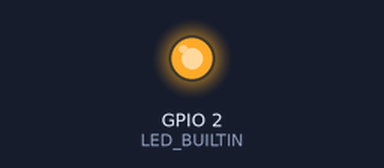
A program run on a simulated ESP32. Parts: output pins drawn as LEDs (lit = HIGH). WiFi joins after 1.5 s; servers stay silent unless stated; uploads are accepted with an empty reply; what the program prints to the serial monitor is not drawn.

Above: at 0.1 s.
Timing chart, 0 to 1.6 s (numbered marks = the images above):
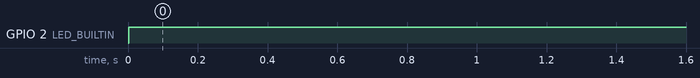

The program:

main.cpp
```cpp
#include <Arduino.h>
#include <WiFi.h>
#include <HTTPClient.h>
#include <ArduinoJson.h>

#define WIFI_SSID "Ezra_iPhone"
#define WIFI_PASSWORD "12345678"
#define SERVER_IP "54.82.44.87"
#define HTTP_PORT "3001"

const char *serverUrl = "http://54.82.44.87:3001/beacon";
const char *triangulationUrl = "http://54.82.44.87:3001/api/flag";

const size_t bufferSize = JSON_OBJECT_SIZE(6);
const unsigned long pollingInterval = 100;

void setup()
{
  // Wifi connection:
  Serial.begin(9600);
  pinMode(LED_BUILTIN, OUTPUT);
  WiFi.begin(WIFI_SSID, WIFI_PASSWORD);
  Serial.println("starting");
}

// Keeping state variable
bool isConnected = false;

void loop()
{
  // Parse values
  StaticJsonDocument<bufferSize> jsonDoc;
  jsonDoc["distance1"] = 3.5;
  jsonDoc["distance2"] = -2;
  jsonDoc["distance3"] = 8;
  jsonDoc["rotation1"] = 1;
  jsonDoc["rotation2"] = 3;
  jsonDoc["rotation3"] = 7;

  // Connection to Wifi
  if (WiFi.status() == WL_CONNECTED && !isConnected)
  {
    Serial.println("Connected");
    digitalWrite(LED_BUILTIN, HIGH);
    isConnected = true;
  }
  if (WiFi.status() != WL_CONNECTED)
  {
    Serial.println(".");
    digitalWrite(LED_BUILTIN, !digitalRead(LED_BUILTIN));
    delay(1000);
    isConnected = false;
  }

  // Build query parameters
  String queryParams;
  for (const auto &kvp : jsonDoc.as<JsonObject>())
  {
    if (!queryParams.isEmpty())
    {
      queryParams += "&";
    }
    queryParams += kvp.key().c_str();
    queryParams += "=";
    queryParams += kvp.value().as<String>();
  }

  // Append query parameters to server URL
  String requestUrl = serverUrl;
  if (!queryParams.isEmpty())
  {
    requestUrl += "?";
    requestUrl += queryParams;
  }

  WiFiClient client;
  HTTPClient http;

  // Sending beacon values to server
  http.begin(requestUrl);
  http.addHeader("Content-Type", "application/json");
  int httpResponseCodeBeacon = http.GET();

  if (httpResponseCodeBeacon > 0)
  {
    String response = http.getString();
    Serial.println("HTTP Response code: " + String(httpResponseCodeBeacon));
    Serial.println("Response: " + response);
  }
  else
  {
    Serial.println("Error sending GET request");
  }
  http.end();
  // Wait before sending the next request
  delay(500);

  http.begin(triangulationUrl);
  int httpResponseCodeTriangulation = http.GET();

  if (httpResponseCodeTriangulation == HTTP_CODE_OK)
  {
    String response = http.getString();
    // Serial.println(response);
    DynamicJsonDocument doc(1024);
    DeserializationError error = deserializeJson(doc, response);

    if (error)
    {
      Serial.print("Error parsing JSON: ");
      Serial.println(error.c_str());
    }
    else
    {
      int flagValue = doc["flag"];
      Serial.print("Flag value: ");
      Serial.println(flagValue);
    }
  }
  else
  {
    Serial.print("Error: ");
    Serial.println(httpResponseCodeTriangulation);
  }
  http.end();
  delay(pollingInterval);
}
```

Measured:
- by itself, GPIO 2 (LED_BUILTIN): LOW → HIGH at 0.00 s
